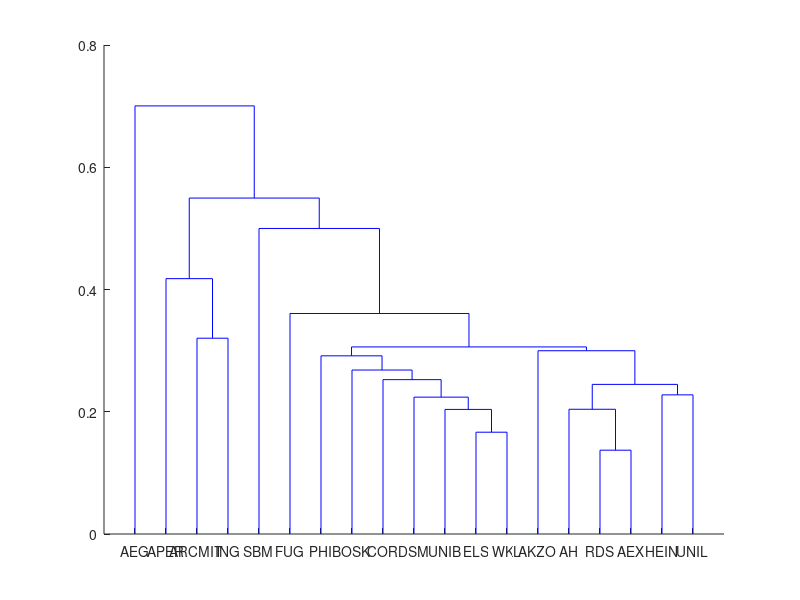

Source code (MATLAB):
function ex2()

load('dataAEX.mat');
load('labelsAEX.mat')

Y = pdist(data);

Z = linkage(Y,'complete')

[H,T] = dendrogram(Z,'Labels',labels);

end